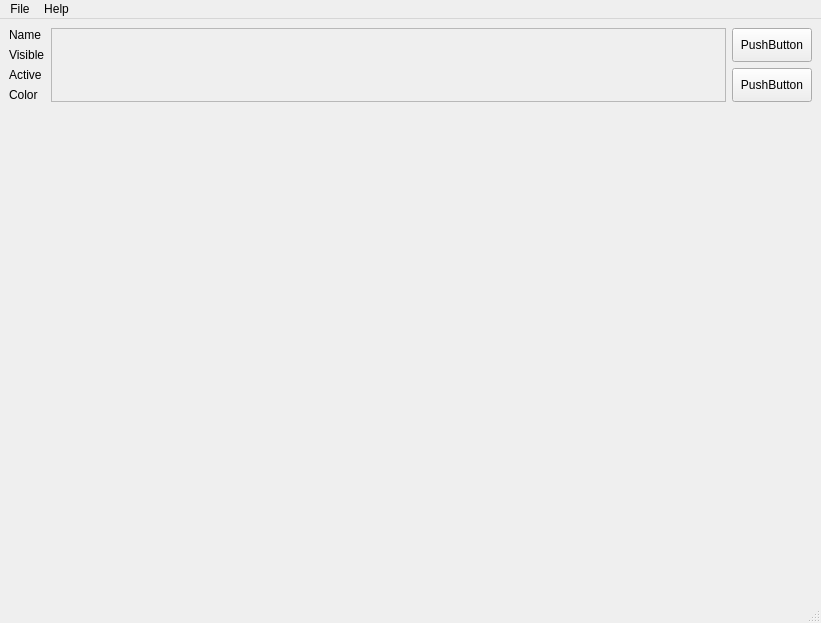
<?xml version="1.0" encoding="UTF-8"?>
<ui version="4.0">
 <class>AreaSelect_MainWindow</class>
 <widget class="QMainWindow" name="AreaSelect_MainWindow">
  <property name="geometry">
   <rect>
    <x>0</x>
    <y>0</y>
    <width>821</width>
    <height>623</height>
   </rect>
  </property>
  <property name="windowTitle">
   <string>Area Select</string>
  </property>
  <widget class="QWidget" name="centralwidget">
   <layout class="QVBoxLayout" name="verticalLayout">
    <item>
     <layout class="QHBoxLayout" name="horizontalLayout">
      <item>
       <layout class="QVBoxLayout" name="verticalLayout_2">
        <item>
         <widget class="QLabel" name="label_4">
          <property name="text">
           <string>Name</string>
          </property>
         </widget>
        </item>
        <item>
         <widget class="QLabel" name="label_2">
          <property name="sizePolicy">
           <sizepolicy hsizetype="Minimum" vsizetype="Minimum">
            <horstretch>0</horstretch>
            <verstretch>0</verstretch>
           </sizepolicy>
          </property>
          <property name="text">
           <string>Visible</string>
          </property>
         </widget>
        </item>
        <item>
         <widget class="QLabel" name="label">
          <property name="sizePolicy">
           <sizepolicy hsizetype="Minimum" vsizetype="Minimum">
            <horstretch>0</horstretch>
            <verstretch>0</verstretch>
           </sizepolicy>
          </property>
          <property name="text">
           <string>Active</string>
          </property>
         </widget>
        </item>
        <item>
         <widget class="QLabel" name="label_3">
          <property name="text">
           <string>Color</string>
          </property>
         </widget>
        </item>
       </layout>
      </item>
      <item>
       <widget class="QScrollArea" name="scrollArea">
        <property name="sizePolicy">
         <sizepolicy hsizetype="Expanding" vsizetype="Minimum">
          <horstretch>0</horstretch>
          <verstretch>0</verstretch>
         </sizepolicy>
        </property>
        <property name="widgetResizable">
         <bool>true</bool>
        </property>
        <widget class="QWidget" name="scrollAreaWidgetContents">
         <property name="geometry">
          <rect>
           <x>0</x>
           <y>0</y>
           <width>678</width>
           <height>70</height>
          </rect>
         </property>
        </widget>
       </widget>
      </item>
      <item>
       <layout class="QVBoxLayout" name="verticalLayout_3">
        <item>
         <widget class="QPushButton" name="pushButton">
          <property name="sizePolicy">
           <sizepolicy hsizetype="Minimum" vsizetype="Minimum">
            <horstretch>0</horstretch>
            <verstretch>0</verstretch>
           </sizepolicy>
          </property>
          <property name="text">
           <string>PushButton</string>
          </property>
         </widget>
        </item>
        <item>
         <widget class="QPushButton" name="pushButton_3">
          <property name="sizePolicy">
           <sizepolicy hsizetype="Minimum" vsizetype="Minimum">
            <horstretch>0</horstretch>
            <verstretch>0</verstretch>
           </sizepolicy>
          </property>
          <property name="text">
           <string>PushButton</string>
          </property>
         </widget>
        </item>
       </layout>
      </item>
     </layout>
    </item>
    <item>
     <layout class="QGridLayout" name="gridLayout">
      <item row="0" column="1">
       <spacer name="verticalSpacer">
        <property name="orientation">
         <enum>Qt::Vertical</enum>
        </property>
        <property name="sizeHint" stdset="0">
         <size>
          <width>20</width>
          <height>40</height>
         </size>
        </property>
       </spacer>
      </item>
      <item row="1" column="0">
       <spacer name="horizontalSpacer_2">
        <property name="orientation">
         <enum>Qt::Horizontal</enum>
        </property>
        <property name="sizeHint" stdset="0">
         <size>
          <width>40</width>
          <height>20</height>
         </size>
        </property>
       </spacer>
      </item>
     </layout>
    </item>
   </layout>
  </widget>
  <widget class="QMenuBar" name="menubar">
   <property name="geometry">
    <rect>
     <x>0</x>
     <y>0</y>
     <width>821</width>
     <height>21</height>
    </rect>
   </property>
   <widget class="QMenu" name="menuFile">
    <property name="title">
     <string>File</string>
    </property>
   </widget>
   <widget class="QMenu" name="menuHelp">
    <property name="title">
     <string>Help</string>
    </property>
   </widget>
   <addaction name="menuFile"/>
   <addaction name="menuHelp"/>
  </widget>
  <widget class="QStatusBar" name="statusbar"/>
 </widget>
 <resources/>
 <connections/>
</ui>
